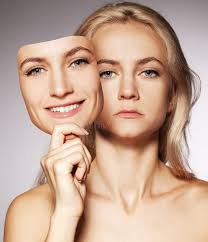
#> input picture assets/images.jpeg, 208 x 242 px
$ python -i filters.py   (imports and definitions only)   (older library calls are emulated)
#> lines starting #> are read from the running program, lines starting #| are printed output that depends on the picture
#> further down, picture is the input picture: shape (242, 208, 3); mean B, G, R 149, 166.9, 197.9
import cv2
import numpy as np

class Filters:
    @staticmethod
    def apply_brightness_contrast(img, brightness, contrast):
        return cv2.convertScaleAbs(img, alpha=contrast, beta=brightness)

    # [31 lines left out: functions apply_gamma, apply_gaussian_blur, apply_rotation, apply_hist_eq, not called in this run]

    @staticmethod
    def apply_sobel(img):
        gray = img if len(img.shape) == 2 else cv2.cvtColor(img, cv2.COLOR_BGR2GRAY)
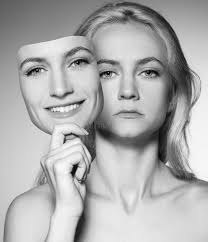
#> gray: shape (242, 208); min 2, max 254, mean 174.1
        sobelx = cv2.Sobel(gray, cv2.CV_64F, 1, 0, ksize=3)
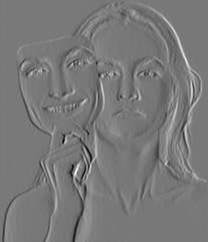
#> sobelx: shape (242, 208) float64; min -706, max 782, mean 1.6; drawn with min black and max white
        sobely = cv2.Sobel(gray, cv2.CV_64F, 0, 1, ksize=3)
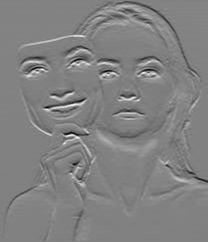
#> sobely: shape (242, 208) float64; min -668, max 651, mean 2.9; drawn with min black and max white
        return cv2.convertScaleAbs(cv2.magnitude(sobelx, sobely))
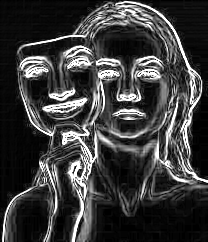
#> returned value: shape (242, 208); min 0, max 255, mean 59.8

    # [21 lines left out: functions apply_canny, apply_laplacian, apply_averaging, apply_median, not called in this run]

    @staticmethod
    def apply_bilateral(img, d=9, sigma_color=75, sigma_space=75):
        return cv2.bilateralFilter(img, d, sigma_color, sigma_space)

    # [13 lines left out: functions apply_zoom_nearest, apply_zoom_bilinear, not called in this run]

>>> import cv2
>>> picture = cv2.imread('assets/images.jpeg')
>>> result = Filters().apply_sobel(picture)
